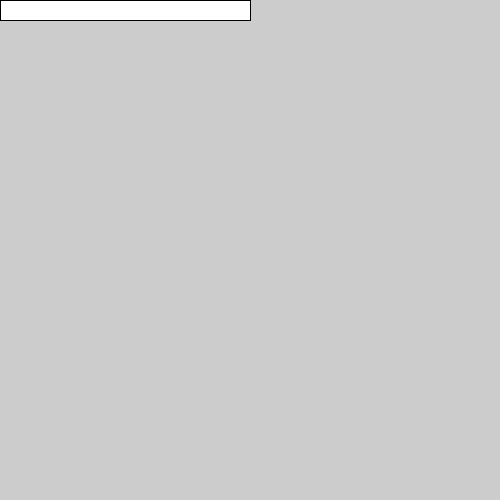
Frame 1 (no input)
Frame 60 (the mouse pressed at the canvas centre just before this capture): identical to frame 1, image omitted
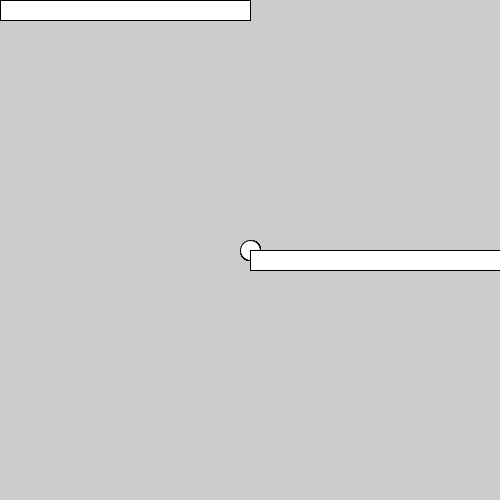
Frame 120 (the mouse held since frame 60 and released just before this capture)

The Processing sketch that drew these frames (run headless with seeded random() and noise(); from frame 60 on, the mouse is pressed at the canvas centre):

// Processing sketch: shape_rect
// ── shape_rect.pde

void setup() {
  size(500, 500);
}

void draw() {
  ellipse(mouseX, mouseY, 20, 20);
  rect(mouseX, mouseY, 250, 20);
}
